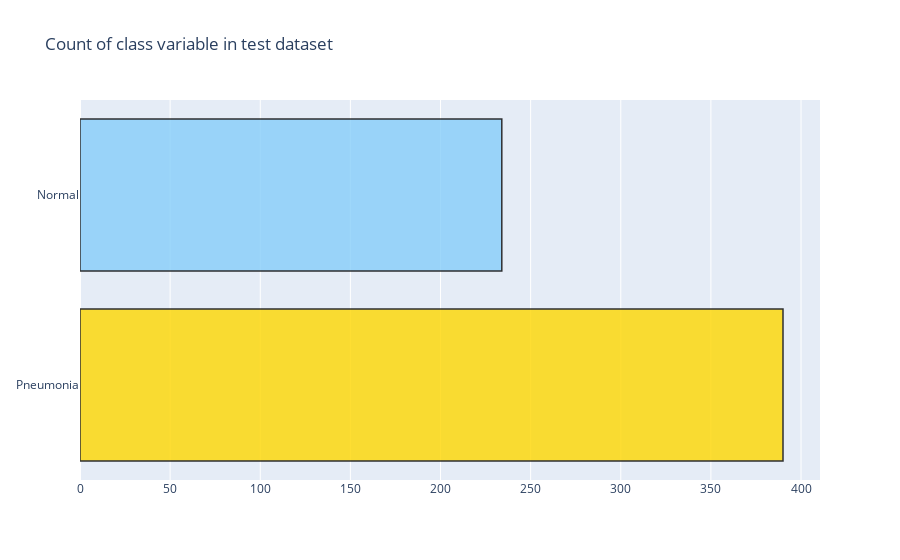

Notebook code cell kept with this figure:
### Code cell
Pneumonia = df_test[(df_test['class'] == 'Pneumonia')]
Normal = df_test[(df_test['class'] == 'Normal')]

trace = go.Bar(x = (len(Pneumonia), len(Normal)), y = ['Pneumonia', 'Normal'], orientation = 'h', opacity = 0.8, marker=dict(
        color=['gold', 'lightskyblue'],
        line=dict(color='#000000',width=1.5)))

layout = dict(title =  'Count of class variable in test dataset')
                    
fig = dict(data = [trace], layout=layout)
py.iplot(fig)

### Figure 1 — Plotly figure (JSON) as saved in the notebook; plotly's stock layout.template omitted (floating-point values rounded to 4 significant figures)
{"data": [{"marker": {"color": ["gold", "lightskyblue"], "line": {"color": "#000000", "width": 1.5}}, "opacity": 0.8, "orientation": "h", "type": "bar", "x": [390, 234], "y": ["Pneumonia", "Normal"]}], "layout": {"title": {"text": "Count of class variable in test dataset"}}}
